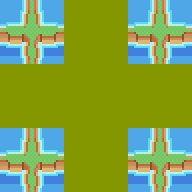

Tiled map render using the project's own tile images. Description and the whole map definition, tile-layer contents included, below:
An orthogonal 6x6 tile map with 32x32 px tiles, 1 tile layer (Tile Layer 1).

<map version="1.4" tiledversion="1.4.3" orientation="orthogonal" renderorder="right-down" width="6" height="6" tilewidth="32" tileheight="32" infinite="0" backgroundcolor="#849600" nextlayerid="2" nextobjectid="1">
    <tileset firstgid="1" source="background.tsx" />
    <layer id="1" name="Tile Layer 1" width="6" height="6">
        <data encoding="csv">
            21,22,0,0,21,22,
            40,41,0,0,40,41,
            0,0,0,0,0,0,
            0,0,0,0,0,0,
            21,22,0,0,21,22,
            40,41,0,0,40,41
        </data>
    </layer>
</map>
